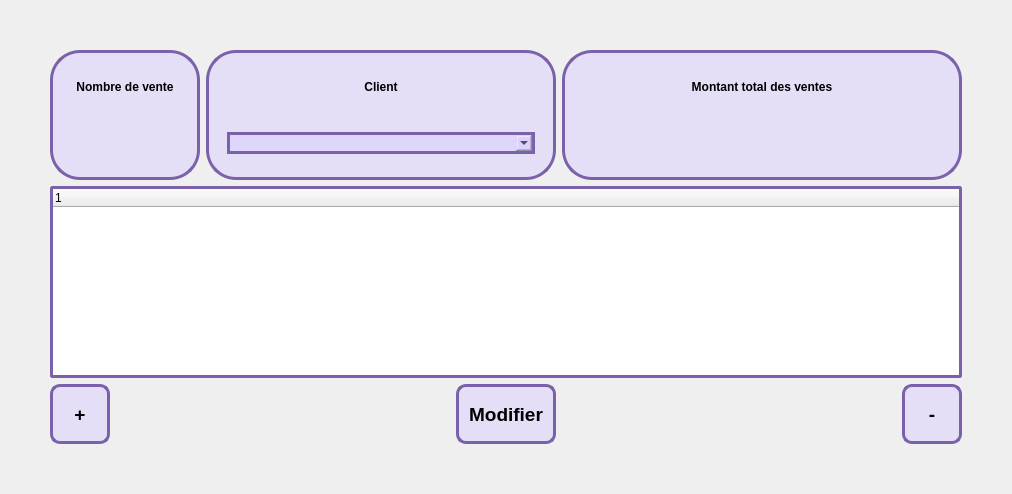
         <widget class="QWidget" name="sellPage">
          <layout class="QGridLayout" name="gridLayout_19">
           <property name="leftMargin">
            <number>50</number>
           </property>
           <property name="topMargin">
            <number>50</number>
           </property>
           <property name="rightMargin">
            <number>50</number>
           </property>
           <property name="bottomMargin">
            <number>50</number>
           </property>
           <item row="0" column="0">
            <widget class="QFrame" name="frame_7">
             <property name="minimumSize">
              <size>
               <width>150</width>
               <height>130</height>
              </size>
             </property>
             <property name="styleSheet">
              <string notr="true">#frame_7 {
    border: 3px solid rgb(123, 97, 170);
	background-color: rgba(217, 205, 255, 129);
    border-radius: 30px;
}</string>
             </property>
             <property name="frameShape">
              <enum>QFrame::StyledPanel</enum>
             </property>
             <property name="frameShadow">
              <enum>QFrame::Plain</enum>
             </property>
             <property name="lineWidth">
              <number>1</number>
             </property>
             <property name="midLineWidth">
              <number>0</number>
             </property>
             <layout class="QGridLayout" name="gridLayout_13">
              <property name="sizeConstraint">
               <enum>QLayout::SetDefaultConstraint</enum>
              </property>
              <item row="0" column="1">
               <widget class="QLabel" name="label_9">
                <property name="font">
                 <font>
                  <bold>true</bold>
                 </font>
                </property>
                <property name="styleSheet">
                 <string notr="true">color: rgb(0, 0, 0);</string>
                </property>
                <property name="text">
                 <string>Nombre de vente</string>
                </property>
                <property name="alignment">
                 <set>Qt::AlignCenter</set>
                </property>
               </widget>
              </item>
              <item row="1" column="1">
               <widget class="QLabel" name="label_sellNumber">
                <property name="font">
                 <font>
                  <pointsize>17</pointsize>
                  <bold>true</bold>
                 </font>
                </property>
                <property name="styleSheet">
                 <string notr="true">QLabel {
	color: rgb(108, 86, 255);
}</string>
                </property>
                <property name="text">
                 <string/>
                </property>
                <property name="alignment">
                 <set>Qt::AlignHCenter|Qt::AlignTop</set>
                </property>
               </widget>
              </item>
             </layout>
            </widget>
           </item>
           <item row="0" column="1">
            <widget class="QFrame" name="frame_9">
             <property name="minimumSize">
              <size>
               <width>350</width>
               <height>130</height>
              </size>
             </property>
             <property name="styleSheet">
              <string notr="true">#frame_9 {
    border: 3px solid rgb(123, 97, 170);
	background-color: rgba(217, 205, 255, 129);
    border-radius: 30px;
}</string>
             </property>
             <property name="frameShape">
              <enum>QFrame::StyledPanel</enum>
             </property>
             <property name="frameShadow">
              <enum>QFrame::Plain</enum>
             </property>
             <property name="lineWidth">
              <number>1</number>
             </property>
             <property name="midLineWidth">
              <number>0</number>
             </property>
             <layout class="QGridLayout" name="gridLayout_18">
              <item row="0" column="1">
               <widget class="QLabel" name="label_13">
                <property name="font">
                 <font>
                  <bold>true</bold>
                 </font>
                </property>
                <property name="styleSheet">
                 <string notr="true">color: rgb(0, 0, 0);</string>
                </property>
                <property name="text">
                 <string>Client</string>
                </property>
                <property name="alignment">
                 <set>Qt::AlignCenter</set>
                </property>
               </widget>
              </item>
              <item row="1" column="1">
               <widget class="QWidget" name="widget_10" native="true">
                <layout class="QGridLayout" name="gridLayout_15">
                 <item row="0" column="0">
                  <widget class="QComboBox" name="comboBox_clientSell">
                   <property name="minimumSize">
                    <size>
                     <width>0</width>
                     <height>0</height>
                    </size>
                   </property>
                   <property name="mouseTracking">
                    <bool>false</bool>
                   </property>
                   <property name="layoutDirection">
                    <enum>Qt::LeftToRight</enum>
                   </property>
                   <property name="styleSheet">
                    <string notr="true">#comboBox_clientSell {
    border: 3px solid rgb(123, 97, 170);
	background-color: rgba(217, 205, 255, 129);
    border-radius: 30px;
	color: rgb(0, 0, 0);
}</string>
                   </property>
                  </widget>
                 </item>
                </layout>
               </widget>
              </item>
             </layout>
            </widget>
           </item>
           <item row="0" column="2">
            <widget class="QFrame" name="frame_8">
             <property name="minimumSize">
              <size>
               <width>400</width>
               <height>130</height>
              </size>
             </property>
             <property name="styleSheet">
              <string notr="true">#frame_8 {
    border: 3px solid rgb(123, 97, 170);
	background-color: rgba(217, 205, 255, 129);
    border-radius: 30px;
}</string>
             </property>
             <property name="frameShape">
              <enum>QFrame::NoFrame</enum>
             </property>
             <property name="frameShadow">
              <enum>QFrame::Plain</enum>
             </property>
             <layout class="QGridLayout" name="gridLayout_14">
              <property name="sizeConstraint">
               <enum>QLayout::SetDefaultConstraint</enum>
              </property>
              <item row="0" column="0">
               <widget class="QLabel" name="label_10">
                <property name="font">
                 <font>
                  <bold>true</bold>
                 </font>
                </property>
                <property name="styleSheet">
                 <string notr="true">color: rgb(0, 0, 0);</string>
                </property>
                <property name="text">
                 <string>Montant total des ventes</string>
                </property>
                <property name="alignment">
                 <set>Qt::AlignCenter</set>
                </property>
               </widget>
              </item>
              <item row="1" column="0">
               <widget class="QLabel" name="label_sellTotal">
                <property name="font">
                 <font>
                  <pointsize>17</pointsize>
                  <bold>true</bold>
                 </font>
                </property>
                <property name="styleSheet">
                 <string notr="true">QLabel {
	color: rgb(108, 86, 255);
}</string>
                </property>
                <property name="text">
                 <string/>
                </property>
                <property name="alignment">
                 <set>Qt::AlignHCenter|Qt::AlignTop</set>
                </property>
               </widget>
              </item>
             </layout>
            </widget>
           </item>
           <item row="1" column="0" colspan="3">
            <widget class="QTreeWidget" name="treeWidget_sell">
             <property name="styleSheet">
              <string notr="true">#treeWidget_sell {
    border: 3px solid rgb(123, 97, 170);
    border-radius: 3px;
}</string>
             </property>
             <property name="editTriggers">
              <set>QAbstractItemView::NoEditTriggers</set>
             </property>
             <property name="dragEnabled">
              <bool>false</bool>
             </property>
             <column>
              <property name="text">
               <string notr="true">1</string>
              </property>
             </column>
            </widget>
           </item>
           <item row="2" column="0" colspan="3">
            <layout class="QHBoxLayout" name="horizontalLayout_6">
             <item>
              <widget class="QPushButton" name="pushButton_sellAdd_2">
               <property name="minimumSize">
                <size>
                 <width>0</width>
                 <height>60</height>
                </size>
               </property>
               <property name="maximumSize">
                <size>
                 <width>60</width>
                 <height>16777215</height>
                </size>
               </property>
               <property name="font">
                <font>
                 <pointsize>14</pointsize>
                 <bold>true</bold>
                </font>
               </property>
               <property name="cursor">
                <cursorShape>PointingHandCursor</cursorShape>
               </property>
               <property name="styleSheet">
                <string notr="true">QPushButton {
	color: rgb(0,0,0);
    border: 3px solid rgb(123, 97, 170);
	background-color: rgba(217, 205, 255, 129);
    border-radius: 10px;
    width:60px;
}</string>
               </property>
               <property name="text">
                <string>+</string>
               </property>
               <property name="iconSize">
                <size>
                 <width>32</width>
                 <height>32</height>
                </size>
               </property>
               <property name="flat">
                <bool>true</bool>
               </property>
              </widget>
             </item>
             <item>
              <spacer name="horizontalSpacer_8">
               <property name="orientation">
                <enum>Qt::Horizontal</enum>
               </property>
               <property name="sizeHint" stdset="0">
                <size>
                 <width>339</width>
                 <height>57</height>
                </size>
               </property>
              </spacer>
             </item>
             <item>
              <widget class="QPushButton" name="pushButton_modSell">
               <property name="minimumSize">
                <size>
                 <width>100</width>
                 <height>60</height>
                </size>
               </property>
               <property name="maximumSize">
                <size>
                 <width>140</width>
                 <height>16777215</height>
                </size>
               </property>
               <property name="font">
                <font>
                 <pointsize>14</pointsize>
                 <bold>true</bold>
                </font>
               </property>
               <property name="cursor">
                <cursorShape>PointingHandCursor</cursorShape>
               </property>
               <property name="styleSheet">
                <string notr="true">QPushButton {
	color: rgb(0,0,0);
    border: 3px solid rgb(123, 97, 170);
	background-color: rgba(217, 205, 255, 129);
    border-radius: 10px;
    width:60px;
}</string>
               </property>
               <property name="text">
                <string>Modifier</string>
               </property>
               <property name="iconSize">
                <size>
                 <width>32</width>
                 <height>32</height>
                </size>
               </property>
               <property name="flat">
                <bool>true</bool>
               </property>
              </widget>
             </item>
             <item>
              <spacer name="horizontalSpacer_9">
               <property name="orientation">
                <enum>Qt::Horizontal</enum>
               </property>
               <property name="sizeHint" stdset="0">
                <size>
                 <width>339</width>
                 <height>57</height>
                </size>
               </property>
              </spacer>
             </item>
             <item>
              <widget class="QPushButton" name="pushButton_sellDel">
               <property name="minimumSize">
                <size>
                 <width>0</width>
                 <height>60</height>
                </size>
               </property>
               <property name="maximumSize">
                <size>
                 <width>60</width>
                 <height>16777215</height>
                </size>
               </property>
               <property name="font">
                <font>
                 <pointsize>14</pointsize>
                 <bold>true</bold>
                </font>
               </property>
               <property name="cursor">
                <cursorShape>PointingHandCursor</cursorShape>
               </property>
               <property name="styleSheet">
                <string notr="true">QPushButton {
	color: rgb(0,0,0);
    border: 3px solid rgb(123, 97, 170);
	background-color: rgba(217, 205, 255, 129);
    border-radius: 10px;
    width:60px;
}</string>
               </property>
               <property name="text">
                <string>-</string>
               </property>
               <property name="iconSize">
                <size>
                 <width>32</width>
                 <height>32</height>
                </size>
               </property>
               <property name="flat">
                <bool>true</bool>
               </property>
              </widget>
             </item>
            </layout>
           </item>
          </layout>
         </widget>
